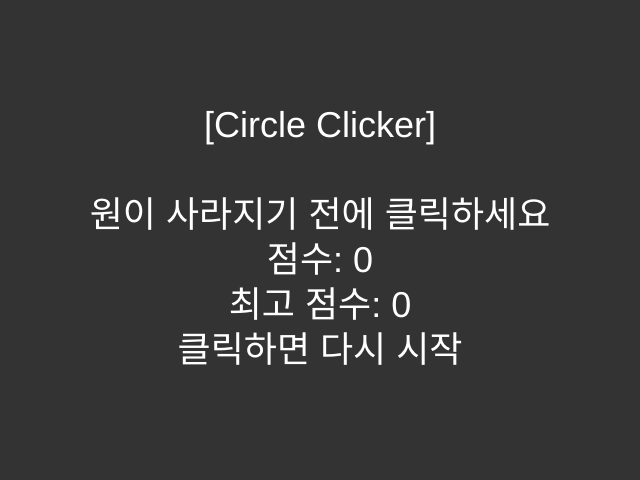
Frame 1 (no input)
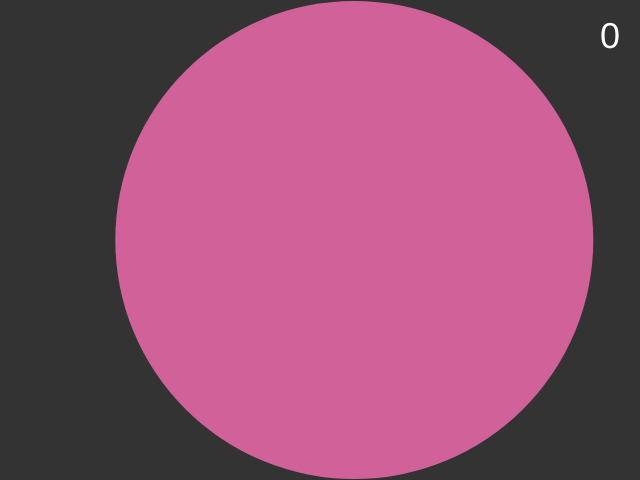
Frame 2 (the mouse pressed at the canvas centre, redrawn once)

The p5.js sketch that drew these frames (run headless with seeded random() and noise() and a simulated clock; the mouse was pressed at the canvas centre and the sketch redrawn once):

// p5.js sketch
// ── sketch.js
let circleX;
let circleY;
let circleRadius;
let circleMaximumRadius;
let circleColor;
let score = 0;
let highScore;

function setup() {
	createCanvas(640, 480);
	colorMode(HSB);
	noStroke();
	ellipseMode(RADIUS);
	textSize(36);

	// 저장된 마지막 최고 점수를 가져옴
	highScore = getItem('high score');

	// 저장된 점수가 없으면 0으로 시작
	if (highScore === null) {
		highScore = 0;
	}
}

function draw() {
	background(20);

	// 원이 완전히 줄어들지 않았을 경우
	if (circleRadius > 0) {
		// 원을 그림
		fill(circleColor);
		circle(circleX, circleY, circleRadius);
		describeElement('Circle', '무작위 색상의 줄어드는 원');

		// 원의 반지름을 줄임
		circleRadius -= 1;

		// 점수 표시
		textAlign(RIGHT, TOP);
		fill(220);
		text(score, width - 20, 20);
		describeElement('Score', `현재 점수를 표시하는 텍스트: ${score}`);
	} else {
		// 그렇지 않으면 시작/종료 화면을 표시
		endGame();
	}
}

function startGame() {
	// 점수를 0으로 초기화
	score = 0;

	// 원의 최대 반지름을 캔버스 최소 치수의 절반으로 설정
	circleMaximumRadius = min(height / 2, width / 2);
	resetCircle();
}

function endGame() {
	// 스케치를 일시 정지
	noLoop();

	// 새로운 최고 점수를 저장
	highScore = max(highScore, score);
	storeItem('high score', highScore);

	textAlign(CENTER, CENTER);
	fill(220);
	let startText = `[Circle Clicker]

        원이 사라지기 전에 클릭하세요
        점수: ${score}
        최고 점수: ${highScore}
        클릭하면 다시 시작`;
	text(startText, 0, 0, width, height);
	describeElement('Start text', `다음 텍스트를 표시: "${startText}"`);
}

function resetCircle() {
	// 원의 반지름을 최대값으로 초기화
	circleRadius = circleMaximumRadius;
	circleX = random(circleRadius, width - circleRadius);
	circleY = random(circleRadius, height - circleRadius);
	circleColor = color(random(240, 360), random(40, 80), random(50, 90));
}

function mousePressed() {
	// 게임이 일시 정지되지 않았을 경우
	if (isLooping() === true) {
		// 마우스가 원의 중심으로부터 얼마나 떨어져 있는지 계산
		let distanceToCircle = dist(mouseX, mouseY, circleX, circleY);

		// 마우스가 원의 중심으로부터 반지름보다 가까울 경우,
		// 즉 플레이어가 원을 클릭한 경우
		if (distanceToCircle < circleRadius) {
			// 최대 반지름을 줄이되, 15 이하로 줄어들지 않게 설정
			circleMaximumRadius = max(circleMaximumRadius - 1, 15);
			resetCircle();

			// 플레이어에게 점수를 추가
			score += 1;
		}
		// 게임이 일시 정지된 경우
	} else {
		// 게임을 시작하고 일시 정지를 해제
		startGame();
		loop();
	}
}
